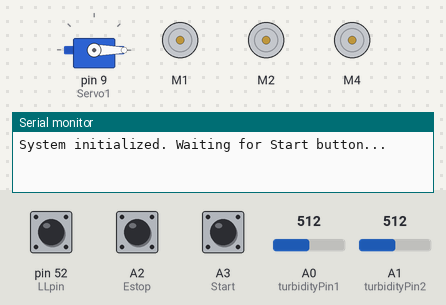
This sketch was run on a simulated Arduino Mega 2560, built with avr-gcc and run on an emulated ATmega2560. On the bench: servo, 3 × DC motor (green arrow = forward, orange = backward, longer = faster), the last lines printed to the serial monitor. The inputs (shaded band) are chosen by the test bench; at power-on: A3 (Start) HIGH, pin 52 (LLpin) HIGH, A0 (turbidityPin1) = 512, A1 (turbidityPin2) = 512, A2 (Estop) HIGH.

Above: at 1.2 s.
1.3 s: A3 (Start) pulled LOW for 0.15 s
At 3.3 s:
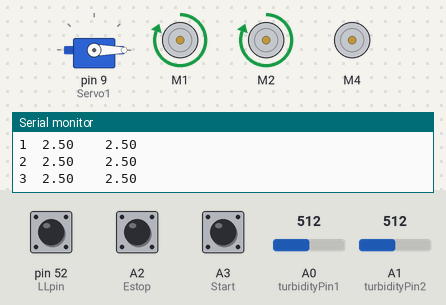
4.4 s: pin 52 (LLpin) pulled LOW for 0.15 s
At 4.9 s:
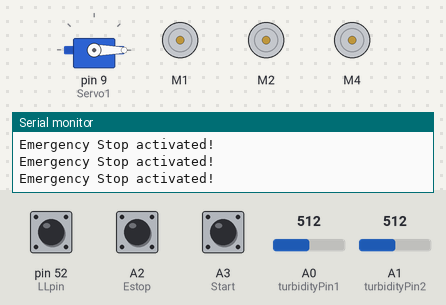
6.0 s: A3 (Start) pulled LOW for 1 s
At 6.8 s:
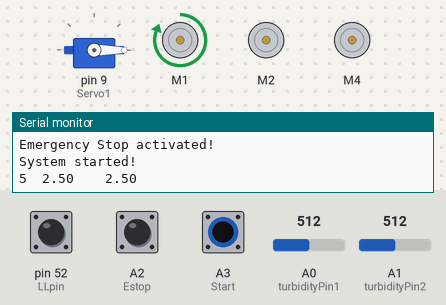
10.0 s: pin 52 (LLpin) pulled LOW for 1 s
At 10.3 s:
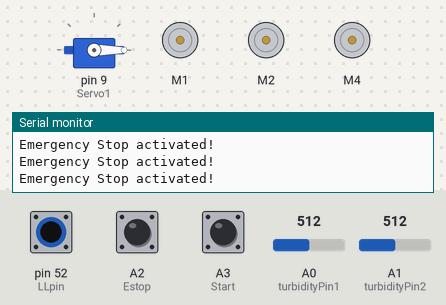
12.5 s: A3 (Start) pulled LOW for 0.15 s
At 14.1 s:
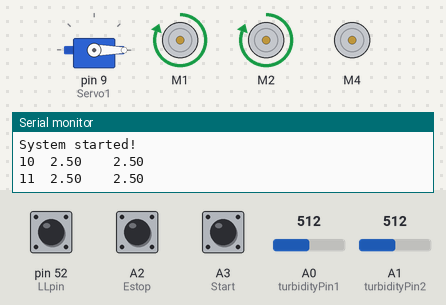
15.6 s: pin 52 (LLpin) pulled LOW for 3.2 s
At 17.0 s:
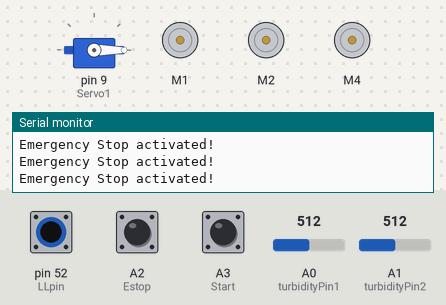
Timing chart, 0 to 18.6 s (numbered marks = the images above; inputs shaded):
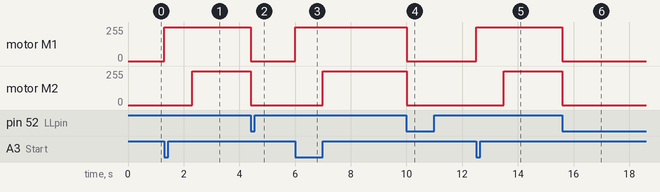

The sketch:

water_system_code.ino
```cpp
#include <AFMotor.h>
#include <Servo.h>

#define Start A3
#define Estop A2
#define LLpin 52

AF_DCMotor DCmotor(1);
AF_DCMotor cfpump(2);
AF_DCMotor pump(4);
Servo Servo1;

// Variables for system state
bool begin = HIGH;
bool stop = HIGH;
bool Level = LOW;
int servo_pos = 0;
unsigned long currentMillis = 0;
unsigned long previousMillis = 0;
const unsigned long interval = 1000;
int seconds = 0;
bool systemActive = false;
unsigned long servoMillis = 0;
const int servoDelay = 20;
int servoDirection = 1;
unsigned long systemStartTime = 0;  // Store when the system started
bool servoStarted = false;          // Track if the servo has started

// Turbidity sensor variables
const int turbidityPin1 = A0;  // First turbidity sensor
const int turbidityPin2 = A1;  // Second turbidity sensor
float turbidityVoltage1 = 0.0;
float turbidityVoltage2 = 0.0;

// State machine variables
int systemState = 0;  // Tracks the current state
unsigned long stateStartTime = 0;  // Tracks when the current state started

void setup() {
  Serial.begin(9600);

  // Pin initialization
  pinMode(Estop, INPUT_PULLUP);
  pinMode(Start, INPUT_PULLUP);
  pinMode(LLpin, INPUT_PULLUP);

  // Motor and servo initialization
  Servo1.attach(9);
  DCmotor.setSpeed(255);
  DCmotor.run(RELEASE);
  cfpump.setSpeed(255);
  cfpump.run(RELEASE);
  pump.setSpeed(170);
  pump.run(RELEASE);

  Serial.println("System initialized. Waiting for Start button...");
  Servo1.write(0);  // Initialize servo position
}

void loop() {
  // Read button states
  begin = digitalRead(Start);
  stop = digitalRead(Estop);
  Level = digitalRead(LLpin);

  if (begin == LOW && !systemActive) {
    // System startup
    systemActive = true;
    servoStarted = false;           // Reset the servo start flag
    systemStartTime = millis();     // Record the system start time
    stateStartTime = millis();      // Initialize state time tracking
    systemState = 0;                // Start from the first state
    Serial.println("System started!");
  }
  else if (stop == LOW || Level == LOW) {
    // Emergency stop
    emergencyStop();
  }

  if (systemActive) {
    // Handle the system state
    runStateMachine();

    // Update turbidity sensor readings
    updateTurbiditySensors();

    // Log sensor data every second
    logSensorData();

    // Update servo movement
    if (!servoStarted && millis() - systemStartTime >= 4000) {
      servoStarted = true;         // Mark servo as started
    }
    if (servoStarted) {
      updateServo();
    }
  }
}

// Function to handle the state machine
void runStateMachine() {
  unsigned long elapsed = millis() - stateStartTime;

  switch (systemState) {
    case 0:  // Start DC motor
      DCmotor.run(FORWARD);
      if (elapsed >= 1000) {
        cfpump.run(FORWARD);
        stateStartTime = millis();  // Reset time for the next state
        systemState = 1;  // Move to the next state
      }
      break;

    case 1:
      if (elapsed >= 7000) {
        cfpump.run(RELEASE);
        stateStartTime = millis();  // Reset time for the next state
        systemState = 2;  // Move to the next state
      }
      break;

    case 2:
      if (elapsed >= 10000) {
        DCmotor.run(RELEASE);
        stateStartTime = millis();  // Reset time for the next state
        systemState = 3;  // Move to the next state
      }
      break;

    case 3:  // Start p pump
      if (elapsed >= 10000) {
        pump.run(FORWARD);
      }
      break;

    default:
      break;
  }
}

// Function to stop the system
void emergencyStop() {
  systemActive = false;
  servoStarted = false;
  systemState = 0;
  Serial.println("Emergency Stop activated!");
  DCmotor.run(RELEASE);
  cfpump.run(RELEASE);
  pump.run(RELEASE);
  Servo1.write(0);  // Reset servo to 0 position
}

// Function to move the servo
void updateServo() {
  if (millis() - servoMillis >= servoDelay) {
    servoMillis = millis();

    if (servo_pos >= 180) servoDirection = -1;

    servo_pos += servoDirection;
    Servo1.write(servo_pos);
  }
}

// Function to update turbidity sensor readings
void updateTurbiditySensors() {
  int sensor1 = analogRead(turbidityPin1);
  int sensor2 = analogRead(turbidityPin2);

  // Convert to voltage
  turbidityVoltage1 = sensor1 * (5.0 / 1024.0);
  turbidityVoltage2 = sensor2 * (5.0 / 1024.0);
}

// Function to log sensor data every second
void logSensorData() {
  currentMillis = millis();

  if (currentMillis - previousMillis >= interval) {
    previousMillis = currentMillis;
    seconds++;

    Serial.print(seconds);
    Serial.print("\t");
    Serial.print(turbidityVoltage1);
    Serial.print("\t\t");
    Serial.println(turbidityVoltage2);
  }
}
```

Measured:
- after the input at 1.3 s, motor M1: stopped → forward 255/255 at once; motor M2: stopped → forward 255/255 after 1.0 s
- after the input at 4.4 s, servo on pin 9 (Servo1): stays 0° (without the input it goes to 1° after 0.90 s); motor M1, motor M2: forward 255/255 → stopped at once
- after the input at 6.0 s, motor M1: stopped → forward 255/255 at once; motor M2: stopped → forward 255/255 after 1.0 s
- after the input at 10.0 s, servo on pin 9 (Servo1): stays 0° (without the input it goes to 1° after 0.00 s); motor M1, motor M2: forward 255/255 → stopped at once
- after the input at 12.5 s, motor M1: stopped → forward 255/255 at once; motor M2: stopped → forward 255/255 after 1.0 s
- after the input at 15.6 s, servo on pin 9 (Servo1): stays 0° (without the input it goes to 2° after 0.90 s); motor M1: forward 255/255 → stopped at once; motor M2: forward 255/255 → stopped after 0.00 s instead of 4.9 s
